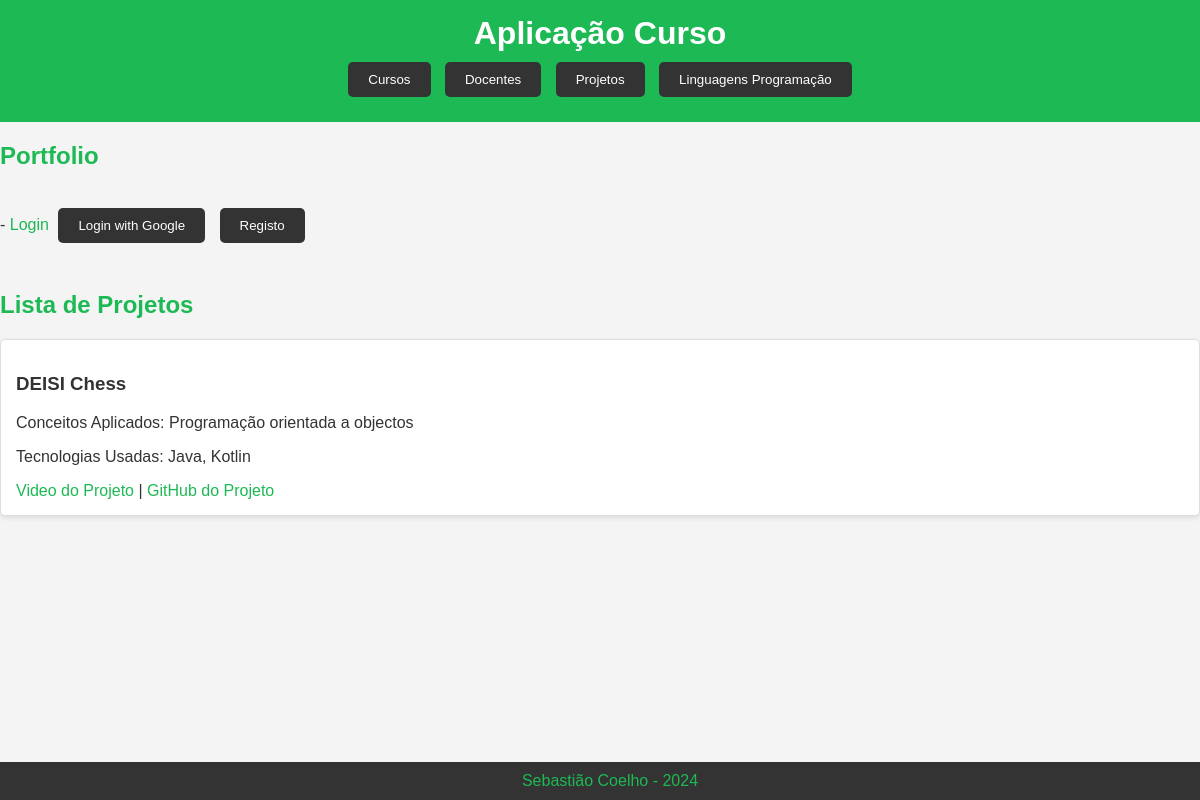
The app's page /curso/projetos/ with its own data.
### curso/models.py (models this page shows, shortened)
class Projeto(models.Model):
    descricao = models.CharField(max_length=500)
    conceitos_aplicados = models.CharField(max_length=500)
    tecnologias_usadas = models.CharField(max_length=500)
    imagem = models.ImageField()
    video_link = models.URLField()
    github_link = models.URLField()
    disciplina = models.OneToOneField(Disciplina, on_delete=models.CASCADE)

### curso/views.py (the view)
# urls.py: path('projetos/', views.projetos_view, name='projetos'),
def projetos_view(request):
    projetos = Projeto.objects.all()
    context = {
        'projetos': projetos
    }
    return render(request, 'curso/projetos.html', context)

### curso/templates/curso/projetos.html
{% extends 'curso/layout.html' %}
{% block content %}
    <h2>Lista de Projetos</h2>
    <ul>
        {% for projeto in projetos %}
            <li>
                <h3>{{ projeto.descricao }}</h3>
                <p>Conceitos Aplicados: {{ projeto.conceitos_aplicados }}</p>
                <p>Tecnologias Usadas: {{ projeto.tecnologias_usadas }}</p>
                <a href="{{ projeto.video_link }}">Video do Projeto</a> |
                <a href="{{ projeto.github_link }}">GitHub do Projeto</a>
            </li>
        {% endfor %}
    </ul>
{% endblock %}

### static/curso/estilos.css (style rules this page uses)
body { font-family: 'Arial', sans-serif; background-color: #f4f4f4; color: #333; margin: 0; padding: 0; }
ul { list-style: none; padding: 0; }
li { background: #fff; border: 1px solid #ddd; margin-bottom: 10px; padding: 15px; border-radius: 5px; box-shadow: 0 2px 5px rgba(0,0,0,0.1); }
h2 { color: #1DB954; }
a { color: #1DB954; text-decoration: none; }

### records on screen
Projeto: descricao "DEISI Chess", conceitos_aplicados "Programação orientada a objectos", tecnologias_usadas "Java, Kotlin"
